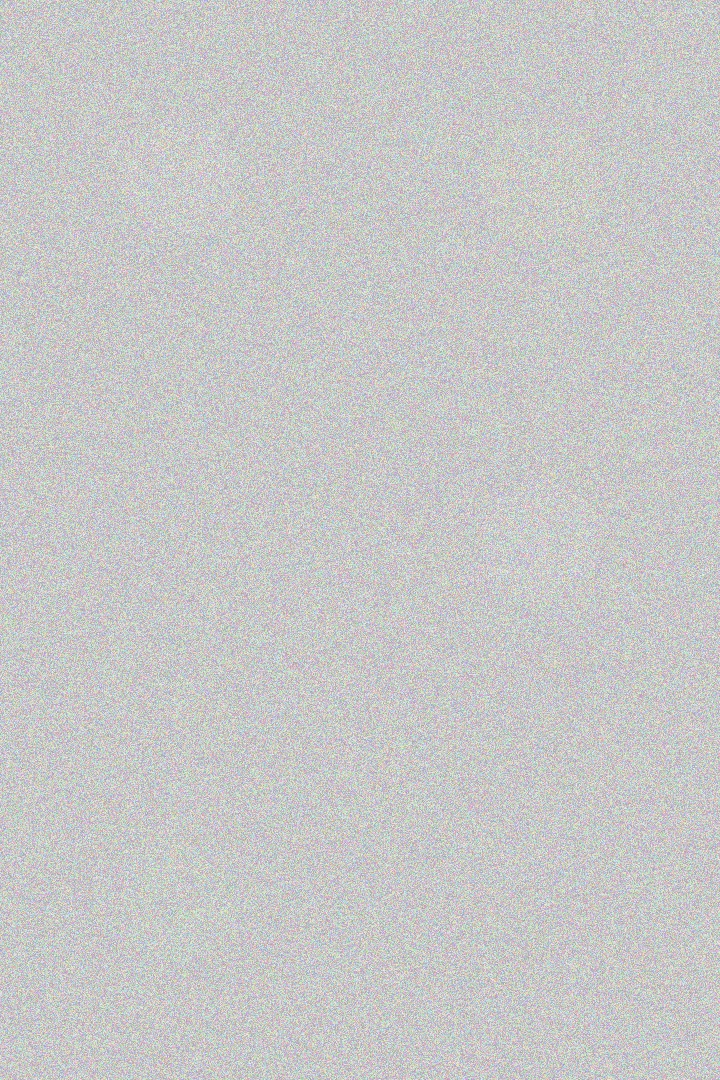
#> input picture navigation_block/12/message_Matthew.jpg, 720 x 1080 px, found by its file name
$ python box_animation.py   (older library calls are emulated)
#> lines starting #> are read from the running program, lines starting #| are printed output that depends on the picture
import numpy as np
import matplotlib.pyplot as plt
from matplotlib.animation import FuncAnimation
import matplotlib.cm as cm
import cv2

#PUT THE NAME OF YOUR IMAGE HERE
img_rgb = cv2.imread("navigation_block/12/message_Matthew.jpg")
#> img_rgb is the input picture: shape (1080, 720, 3); mean B, G, R 199.6, 199.7, 199.7

# img_hsv = cv2.cvtColor(img_rgb, cv2.COLOR_RGB2HSV )
img_hsv = img_rgb

#making the figure to animate
#it has three plots for each of the channels of hsv
fig, ax = plt.subplots(1,4, figsize=(12,2))

#add colorbars to each of the subplots
fig.colorbar(cm.ScalarMappable(cmap="hsv"), shrink=0.4, ax=ax[0])
fig.colorbar(cm.ScalarMappable(cmap="hsv"), shrink=0.4, ax=ax[1])
fig.colorbar(cm.ScalarMappable(cmap="hsv"), shrink=0.4, ax=ax[2])

#add the original image
ax[3].imshow(img_rgb)
ax[3].set_title("Original Image")

def update_plot(frame_i: int, axis: int, color_channel: int, image, title: str) -> None:
    """
    Updates a specific subplot on the plot animation.

    Applies a box filter with a size increasing proportionately with frame_i
    and plots the image with an hsv colormap.

    Parameters:

    frame_i -- the index of the specific frame that is being written
                frame_i cooresponds to a (frame_i + 1) x (frame_i +1) box filter
    axis -- the index of the subplot to update: 0, 1 or 2
    color_channel -- the index of the desired color channel in the image:
                for example with an HSV image 0 is hue, 1 is saturation, 2, is value
    image -- an openCV image
    title -- the desired title for the axis. str(frame_i + 1) will be added to the title

    """
    filt = cv2.boxFilter(image[:,:,color_channel], cv2.CV_32F, (frame_i+1, frame_i+1))
    ax[axis].clear()
    ax[axis].set_title(title + str(frame_i+1))
    ax[axis].imshow(filt, cmap="hsv")

def animate(i: int):
    """
    Animates a series of box filters with increasing box sizes

    This function is designed to be used in conjunction with the FuncAnimation function
    from the matplotlib.animation library

    Parameters:

    i -- the index of the current frame that is being written
    """
    update_plot(i, 0, 0, img_hsv, "Hue filter size: ")
    update_plot(i, 1, 1, img_hsv, "Saturation filter size: ")
    update_plot(i, 2, 2, img_hsv, "Value filter size: ")

if __name__ == "__main__":
    ani = FuncAnimation(fig, animate, frames=100, interval=100)
    plt.show()
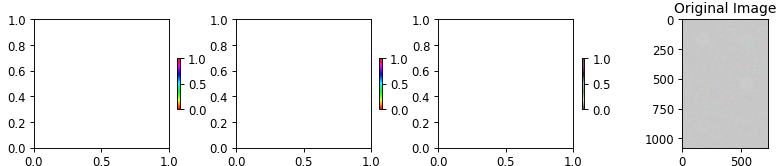
#> figure drawn by matplotlib, 7 panels; B, G, R data is drawn as R, G, B
